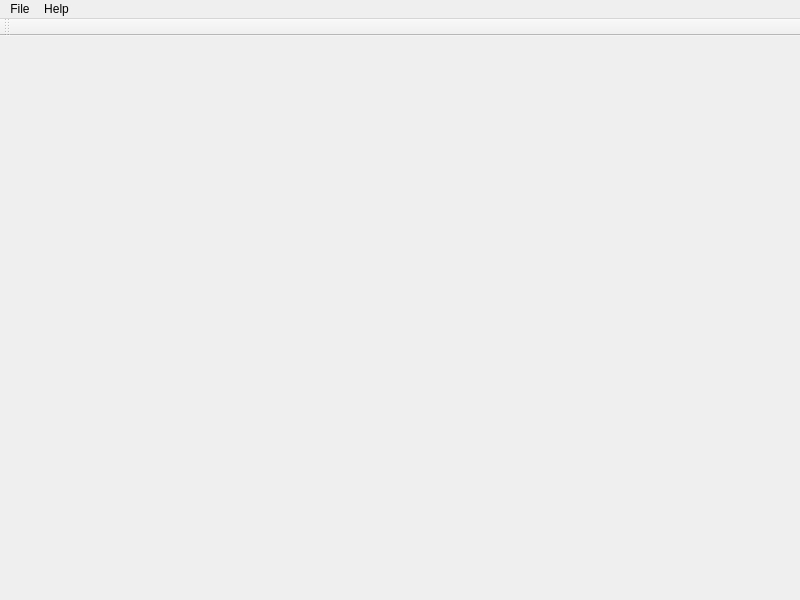
<?xml version="1.0" encoding="UTF-8"?>
<ui version="4.0">
 <class>LonelyMainWindow</class>
 <widget class="QMainWindow" name="LonelyMainWindow">
  <property name="geometry">
   <rect>
    <x>0</x>
    <y>0</y>
    <width>800</width>
    <height>600</height>
   </rect>
  </property>
  <property name="windowTitle">
   <string>Lonely</string>
  </property>
  <widget class="QWidget" name="centralWidget">
   <layout class="QHBoxLayout" name="horizontalLayout">
    <item>
     <widget class="QStackedWidget" name="toolStackedWidget">
      <property name="currentIndex">
       <number>-1</number>
      </property>
     </widget>
    </item>
   </layout>
  </widget>
  <widget class="QMenuBar" name="menuBar">
   <property name="geometry">
    <rect>
     <x>0</x>
     <y>0</y>
     <width>800</width>
     <height>19</height>
    </rect>
   </property>
   <widget class="QMenu" name="menuFile">
    <property name="title">
     <string>File</string>
    </property>
    <addaction name="actionOpen_project"/>
    <addaction name="actionSave_project"/>
    <addaction name="actionSave_as"/>
    <addaction name="actionExport_ROM"/>
    <addaction name="actionExport_as"/>
    <addaction name="actionSave_map"/>
    <addaction name="actionOptions"/>
    <addaction name="actionExit"/>
   </widget>
   <widget class="QMenu" name="menuHelp">
    <property name="title">
     <string>Help</string>
    </property>
    <addaction name="actionAbout"/>
   </widget>
   <addaction name="menuFile"/>
   <addaction name="menuHelp"/>
  </widget>
  <widget class="QToolBar" name="mainToolBar">
   <attribute name="toolBarArea">
    <enum>TopToolBarArea</enum>
   </attribute>
   <attribute name="toolBarBreak">
    <bool>false</bool>
   </attribute>
  </widget>
  <action name="actionAbout">
   <property name="text">
    <string>About...</string>
   </property>
  </action>
  <action name="actionOpen_project">
   <property name="text">
    <string>Open project...</string>
   </property>
   <property name="shortcut">
    <string>Ctrl+O</string>
   </property>
  </action>
  <action name="actionSave_project">
   <property name="text">
    <string>Save project</string>
   </property>
   <property name="shortcut">
    <string>Ctrl+S</string>
   </property>
  </action>
  <action name="actionSave_as">
   <property name="text">
    <string>Save as...</string>
   </property>
   <property name="shortcut">
    <string>Ctrl+Shift+S</string>
   </property>
  </action>
  <action name="actionExport_ROM">
   <property name="text">
    <string>Export ROM</string>
   </property>
   <property name="shortcut">
    <string>Ctrl+E</string>
   </property>
  </action>
  <action name="actionExport_as">
   <property name="text">
    <string>Export as...</string>
   </property>
   <property name="shortcut">
    <string>Ctrl+Shift+E</string>
   </property>
  </action>
  <action name="actionOptions">
   <property name="text">
    <string>Options...</string>
   </property>
  </action>
  <action name="actionExit">
   <property name="text">
    <string>Exit</string>
   </property>
  </action>
  <action name="actionSave_map">
   <property name="text">
    <string>Save map...</string>
   </property>
  </action>
 </widget>
 <layoutdefault spacing="6" margin="11"/>
 <resources/>
 <connections/>
</ui>
